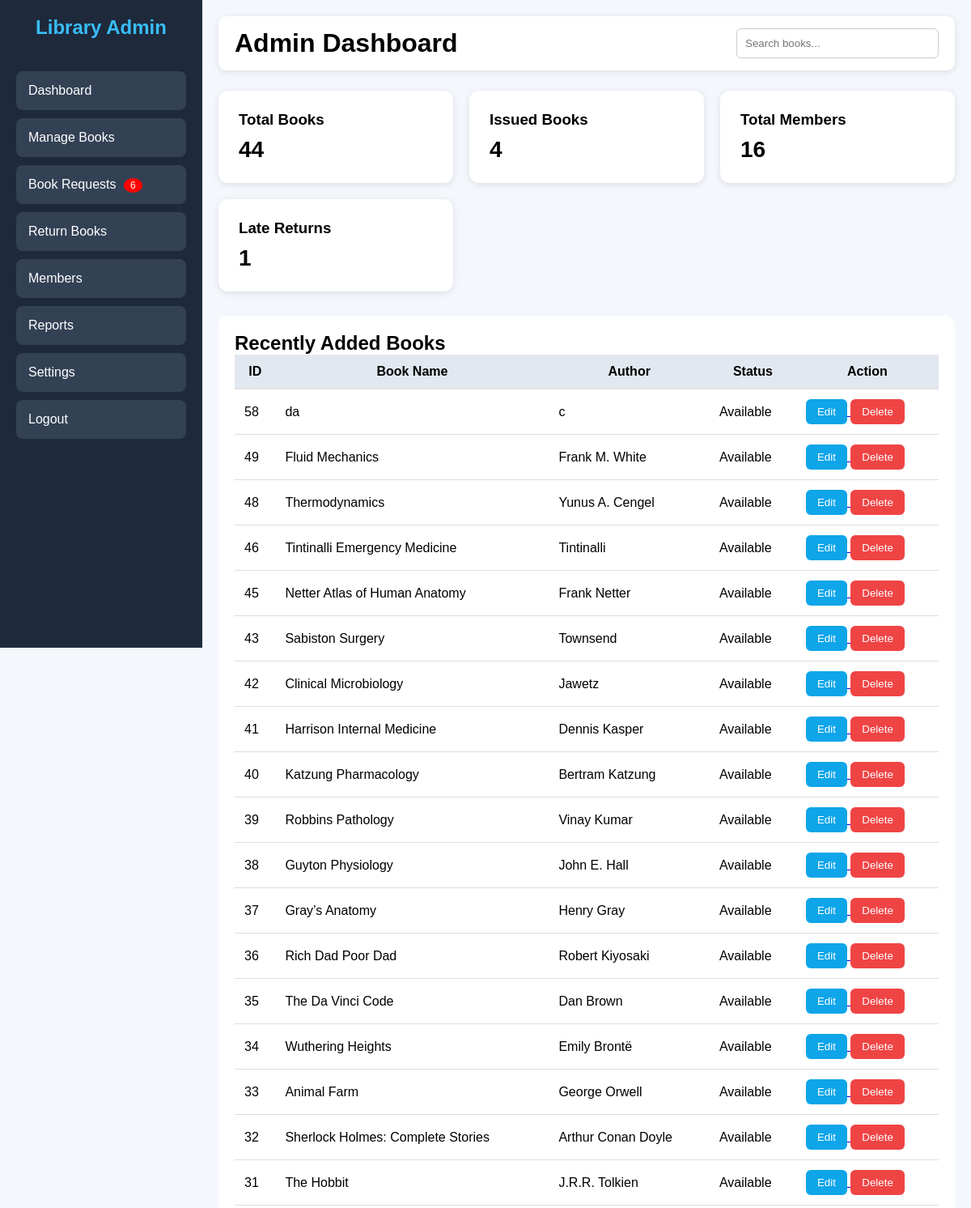
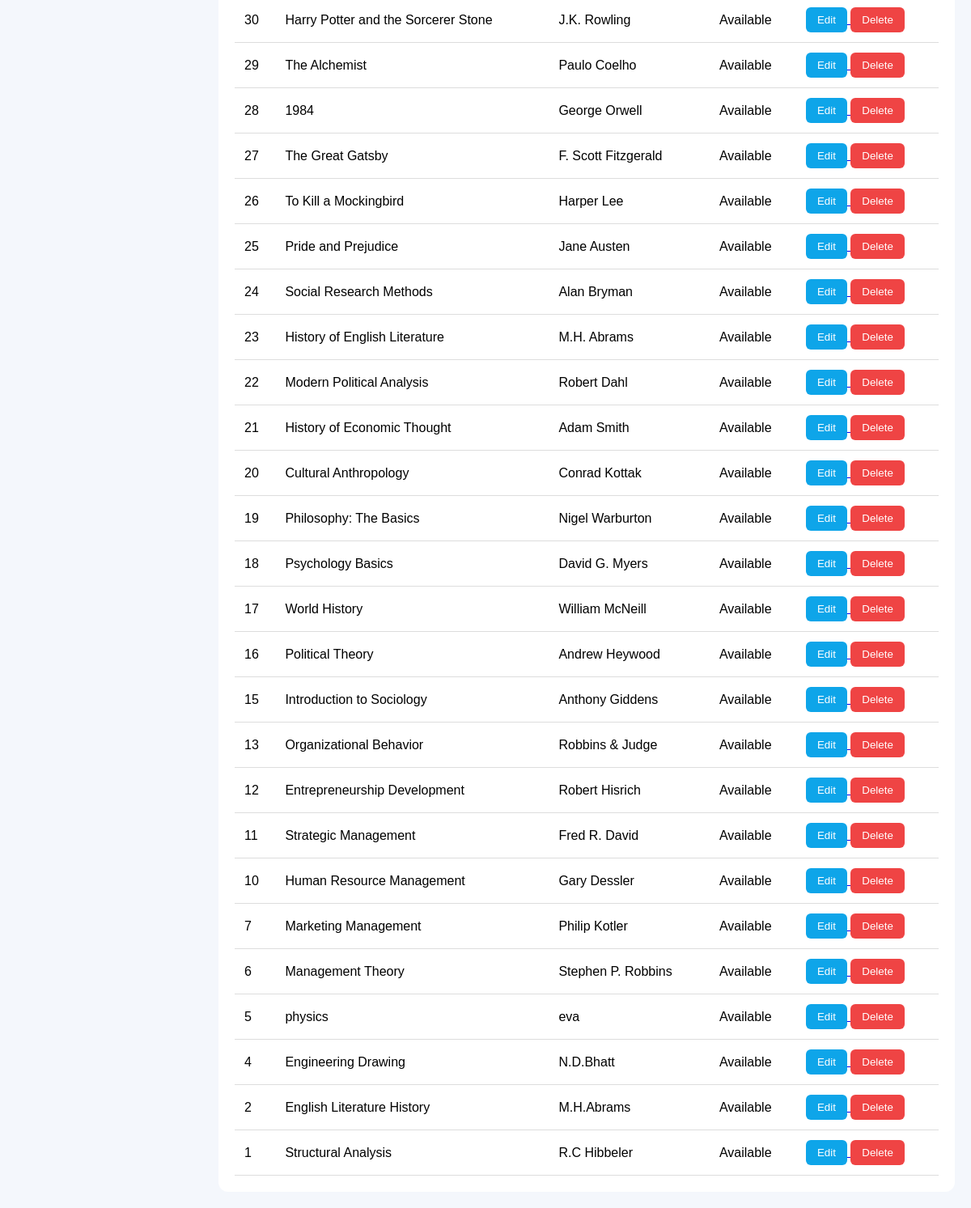
Page /dashboard.php on the committed database (2 pictures, top to bottom).
### tables this page shows
CREATE TABLE `books` (
  `Book_ID` int(11) NOT NULL,
  `Book_Name` varchar(150) DEFAULT NULL,
  `Author` varchar(100) DEFAULT NULL,
  `Category` varchar(100) DEFAULT NULL,
  `Edition` varchar(20) DEFAULT NULL,
  `Price` decimal(10,2) DEFAULT NULL,
  `Quantity` int(11) DEFAULT NULL,
  `Status` varchar(20) DEFAULT NULL
);

### dashboard.php (the view, shortened to what this page needs)
<?php
include 'db_connect.php';
$pending_requests = mysqli_num_rows(
    mysqli_query($conn, "SELECT * FROM book_requests WHERE Status='Pending'")
);
$total_books = mysqli_num_rows(mysqli_query($conn,"SELECT * FROM books"));
$total_members = mysqli_num_rows(mysqli_query($conn,"SELECT * FROM member"));
$issued_books = mysqli_num_rows(mysqli_query($conn,"SELECT * FROM issued_books WHERE Status='Issued'"));
$late_returns = mysqli_num_rows(mysqli_query($conn,"SELECT * FROM issued_books WHERE Return_Date < CURDATE() AND Status='Issued'"));
?>
<!DOCTYPE html>
<html lang="en">
<head>
</head>
<body>
<div class="sidebar">
<h2>Library Admin</h2>
<ul>
<li><a href="dashboard.php">Dashboard</a></li>
<li><a href="manage_books.php">Manage Books</a></li>
<li>
    <a href="book_requests.php">
        Book Requests
        <?php if($pending_requests > 0){ ?>
            <span style="
                background:red;
                color:white;
                padding:2px 8px;
                border-radius:50%;
                font-size:12px;
                margin-left:5px;
            ">
                <?php echo $pending_requests; ?>
            </span>
        <?php } ?>
    </a>
</li>
<li><a href="return_books.php">Return Books</a></li>
<li><a href="manage_members.php">Members</a></li>
<li><a href="reports.php">Reports</a></li>
<li><a href="settings.php">Settings</a></li>
<li><a href="logout.php">Logout</a></li>
</ul>
</div>
<div class="main">
<div class="topbar">
<h1>Admin Dashboard</h1>
<input type="text" placeholder="Search books...">
</div>
<div class="cards">
<div class="card">
<h3>Total Books</h3>
<p><?php echo $total_books; ?></p>
</div>
<div class="card">
<h3>Issued Books</h3>
<p><?php echo $issued_books; ?></p>
</div>
<div class="card">
<h3>Total Members</h3>
<p><?php echo $total_members; ?></p>
</div>
<div class="card">
<h3>Late Returns</h3>
<p><?php echo $late_returns; ?></p>
</div>
</div>
<div class="table-section">
<h2>Recently Added Books</h2>
<table>
<tr>
<th>ID</th>
<th>Book Name</th>
<th>Author</th>
<th>Status</th>
<th>Action</th>
</tr>
<?php
$result = mysqli_query($conn,"SELECT * FROM books ORDER BY Book_ID DESC");
while($row = mysqli_fetch_assoc($result)){
?>
<tr>
<td><?php echo $row['Book_ID']; ?></td>
<td><?php echo $row['Book_Name']; ?></td>
<td><?php echo $row['Author']; ?></td>
<td><?php echo $row['Status']; ?></td>
<td>
<a href="edit_book.php?id=<?php echo $row['Book_ID']; ?>">
<button class="btn edit">Edit</button>
</a>
<a href="delete_book.php?id=<?php echo $row['Book_ID']; ?>">
<button class="btn delete">Delete</button>
</a>
</td>
</tr>
<?php } ?>
</table>
</div>
</div>
</body>
</html>

### dashboard.php (style rules this page uses)
* { margin:0; padding:0; box-sizing:border-box; font-family: Arial, sans-serif; }
body { background:#f4f7fc; display:flex; }
.sidebar { width:250px; height:100vh; background:#1e293b; color:white; padding:20px; position:fixed; }
.sidebar h2 { text-align:center; margin-bottom:40px; color:#38bdf8; }
.sidebar ul { list-style:none; }
.sidebar ul li { padding:15px; margin:10px 0; border-radius:8px; transition:0.3s; background:#334155; }
.sidebar ul li a { color:white; text-decoration:none; display:block; }
.main { margin-left:250px; width:100%; padding:20px; }
.topbar { background:white; padding:15px 20px; border-radius:10px; display:flex; justify-content:space-between; align-items:center; box-shadow:0 2px 10px rgba(0,0,0,0.1); }
.topbar input { padding:10px; width:250px; border:1px solid #ccc; border-radius:6px; }
.cards { display:grid; grid-template-columns:repeat(auto-fit,minmax(220px,1fr)); gap:20px; margin-top:25px; }
.card { background:white; padding:25px; border-radius:12px; box-shadow:0 2px 10px rgba(0,0,0,0.1); }
.card h3 { margin-bottom:10px; }
.card p { font-size:28px; font-weight:bold; }
.table-section { margin-top:30px; background:white; padding:20px; border-radius:12px; }
table { width:100%; border-collapse:collapse; }
table th,table td { padding:12px; border-bottom:1px solid #ddd; }
table th { background:#e2e8f0; }
.btn { padding:8px 14px; border:none; border-radius:6px; cursor:pointer; color:white; }
.edit { background:#0ea5e9; }
.delete { background:#ef4444; }

### rows in the picture
books: Book_ID "58", Book_Name "da", Author "c", Status "Available"
books: Book_ID "49", Book_Name "Fluid Mechanics", Author "Frank M. White", Status "Available"
books: Book_ID "48", Book_Name "Thermodynamics", Author "Yunus A. Cengel", Status "Available"
books: Book_ID "46", Book_Name "Tintinalli Emergency Medicine", Author "Tintinalli", Status "Available"
books: Book_ID "45", Book_Name "Netter Atlas of Human Anatomy", Author "Frank Netter", Status "Available"
books: Book_ID "43", Book_Name "Sabiston Surgery", Author "Townsend", Status "Available"
books: Book_ID "42", Book_Name "Clinical Microbiology", Author "Jawetz", Status "Available"
books: Book_ID "41", Book_Name "Harrison Internal Medicine", Author "Dennis Kasper", Status "Available"
books: Book_ID "40", Book_Name "Katzung Pharmacology", Author "Bertram Katzung", Status "Available"
books: Book_ID "39", Book_Name "Robbins Pathology", Author "Vinay Kumar", Status "Available"
books: Book_ID "38", Book_Name "Guyton Physiology", Author "John E. Hall", Status "Available"
books: Book_ID "37", Book_Name "Gray’s Anatomy", Author "Henry Gray", Status "Available"
books: Book_ID "36", Book_Name "Rich Dad Poor Dad", Author "Robert Kiyosaki", Status "Available"
books: Book_ID "35", Book_Name "The Da Vinci Code", Author "Dan Brown", Status "Available"
books: Book_ID "34", Book_Name "Wuthering Heights", Author "Emily Brontë", Status "Available"
books: Book_ID "33", Book_Name "Animal Farm", Author "George Orwell", Status "Available"
books: Book_ID "32", Book_Name "Sherlock Holmes: Complete Stories", Author "Arthur Conan Doyle", Status "Available"
books: Book_ID "31", Book_Name "The Hobbit", Author "J.R.R. Tolkien", Status "Available"
books: Book_ID "30", Book_Name "Harry Potter and the Sorcerer Stone", Author "J.K. Rowling", Status "Available"
books: Book_ID "29", Book_Name "The Alchemist", Author "Paulo Coelho", Status "Available"
books: Book_ID "28", Book_Name "1984", Author "George Orwell", Status "Available"
books: Book_ID "27", Book_Name "The Great Gatsby", Author "F. Scott Fitzgerald", Status "Available"
books: Book_ID "26", Book_Name "To Kill a Mockingbird", Author "Harper Lee", Status "Available"
books: Book_ID "25", Book_Name "Pride and Prejudice", Author "Jane Austen", Status "Available"
books: Book_ID "24", Book_Name "Social Research Methods", Author "Alan Bryman", Status "Available"
books: Book_ID "23", Book_Name "History of English Literature", Author "M.H. Abrams", Status "Available"
books: Book_ID "22", Book_Name "Modern Political Analysis", Author "Robert Dahl", Status "Available"
books: Book_ID "21", Book_Name "History of Economic Thought", Author "Adam Smith", Status "Available"
books: Book_ID "20", Book_Name "Cultural Anthropology", Author "Conrad Kottak", Status "Available"
books: Book_ID "19", Book_Name "Philosophy: The Basics", Author "Nigel Warburton", Status "Available"
books: Book_ID "18", Book_Name "Psychology Basics", Author "David G. Myers", Status "Available"
books: Book_ID "17", Book_Name "World History", Author "William McNeill", Status "Available"
books: Book_ID "16", Book_Name "Political Theory", Author "Andrew Heywood", Status "Available"
books: Book_ID "15", Book_Name "Introduction to Sociology", Author "Anthony Giddens", Status "Available"
books: Book_ID "13", Book_Name "Organizational Behavior", Author "Robbins & Judge", Status "Available"
books: Book_ID "12", Book_Name "Entrepreneurship Development", Author "Robert Hisrich", Status "Available"
books: Book_ID "11", Book_Name "Strategic Management", Author "Fred R. David", Status "Available"
books: Book_ID "10", Book_Name "Human Resource Management", Author "Gary Dessler", Status "Available"
books: Book_ID "7", Book_Name "Marketing Management", Author "Philip Kotler", Status "Available"
books: Book_ID "6", Book_Name "Management Theory", Author "Stephen P. Robbins", Status "Available"
books: Book_ID "5", Book_Name "physics", Author "eva", Status "Available"
books: Book_ID "4", Book_Name "Engineering Drawing", Author "N.D.Bhatt", Status "Available"
books: Book_ID "2", Book_Name "English Literature History", Author "M.H.Abrams", Status "Available"
books: Book_ID "1", Book_Name "Structural Analysis", Author "R.C Hibbeler", Status "Available"

### other values in the picture
$pending_requests "6"
$total_books "44"
$issued_books "4"
$total_members "16"
$late_returns "1"
